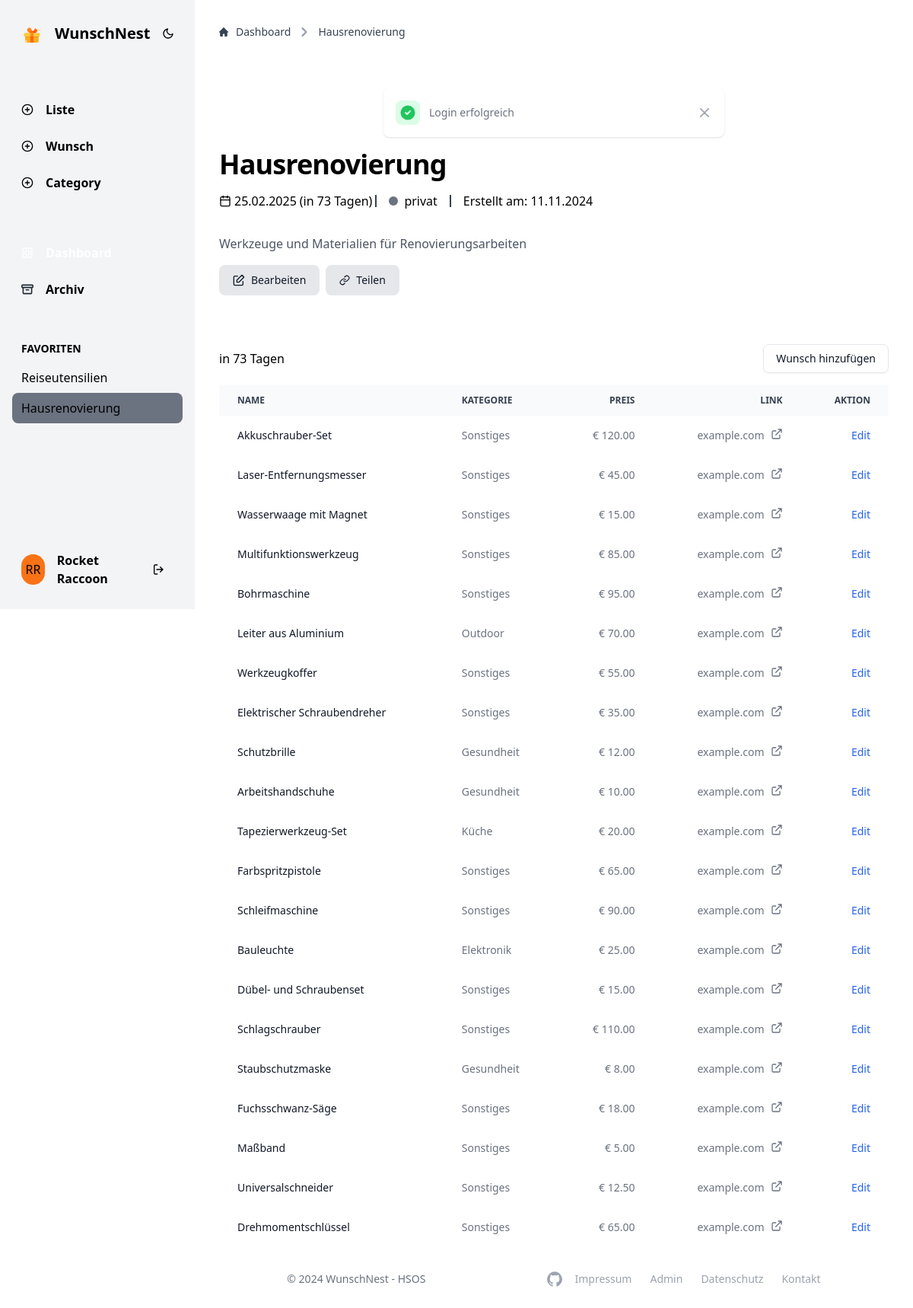
The page /index.php?page=wishlist&wishlist_id=5 (signed in) on the database as committed earlier.
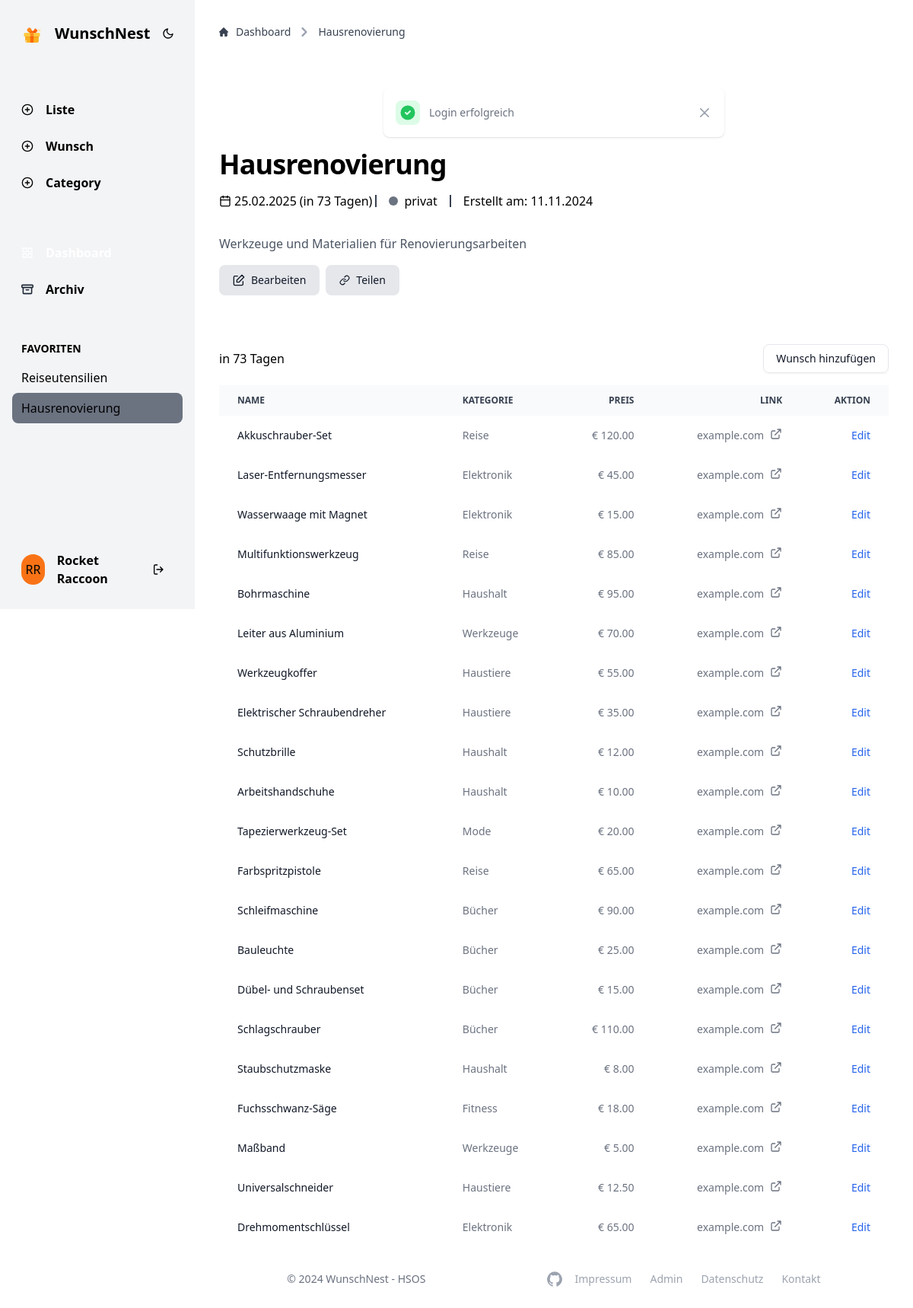
The same page on the database as committed later.
### tables this page shows
CREATE TABLE IF NOT EXISTS wish (
     
    wish_id INT PRIMARY KEY AUTO_INCREMENT,
     
    wishlist_id INT NOT NULL,
     
    name VARCHAR(255) NOT NULL,
     
    price DECIMAL(10, 2) DEFAULT 0.00,
     
    category_id int,
     
    description TEXT,
     
    url VARCHAR(255),
     
    image_url VARCHAR(255),
     
    created_at TIMESTAMP DEFAULT CURRENT_TIMESTAMP,
     
    is_fulfilled BOOLEAN DEFAULT FALSE,
     
    fulfilled_at DATETIME DEFAULT NULL,
     
    fulfilled_by VARCHAR(255),
     
    FOREIGN KEY (wishlist_id) REFERENCES WISHLIST(wishlist_id) ON DELETE CASCADE,
     
    FOREIGN KEY (wishlist_id) REFERENCES WISHLIST(wishlist_id)
);

CREATE TABLE IF NOT EXISTS category (
     
    category_id INT PRIMARY KEY AUTO_INCREMENT,
     
    name VARCHAR(255) NOT NULL,
     
    user_id INT NOT NULL,
     
    FOREIGN KEY (user_id) REFERENCES USERS(user_id) ON DELETE CASCADE
);

### app/controllers/WishlistController.php (called while the page is built, shortened)
<?php
class WishlistController
{
    private $db;
    public function __construct($pdo)
    {
        $this->db = $pdo;
    }
    public function getWishlist($id)
    {
        $stmt = $this->db->prepare("SELECT * FROM wishlist WHERE wishlist_id = :wishlist_id");
        $stmt->bindParam(':wishlist_id', $id);
        $stmt->execute();
        $list = $stmt->fetch();
        $stmt = $this->db->prepare("SELECT COUNT(*) AS count FROM wish WHERE wishlist_id = :wishlist_id");
        $stmt->bindParam(':wishlist_id', $id);
        $stmt->execute();
        $list['wish_count'] = $stmt->fetch()['count'];
        return $list;
    }
}

### app/controllers/WishController.php (called while the page is built, shortened)
<?php
class WishController
{
    private $db;
    public function __construct($pdo)
    {
        $this->db = $pdo;
    }
    public function getWishesByWishlist($wishlistId)
    {
        $stmt = $this->db->prepare("SELECT * FROM WISH WHERE wishlist_id = :wishlist_id");
        $stmt->bindParam(':wishlist_id', $wishlistId);
        $stmt->execute();
        return $stmt->fetchAll();
    }
}

### app/controllers/CategoryController.php (called while the page is built, shortened)
<?php
class CategoryController
{
    private $db;
    public function __construct($pdo)
    {
        $this->db = $pdo;
    }
    public function getCategoryById($categoryId)
    {
        $stmt = $this->db->prepare("SELECT * FROM category WHERE category_id = :category_id");
        $stmt->bindParam(':category_id', $categoryId);
        $stmt->execute();
        return $stmt->fetch();
    }
}

### components/elements/wishlist-table-item.php (the view, shortened to what the changed rows need)
<?php
function wishlistTableItem($name, $category, $price, $link = null)
{
    $template = file_get_contents(BASE_PATH . '/components/templates/wishlist-table-item.html');
    if ($link == null) {
        $link = "";
    } else {
        $parsedUrl = parse_url($link);
        $host = $parsedUrl['host'] ?? '';
        $link = '<a class="hover:text-orange-500 flex gap-2" href="' . $link . '" target="_blank" class="text-blue-600 hover:underline dark:text-blue-500">' . $host . '<svg xmlns="http://www.w3.org/2000/svg" width="16" height="16" viewBox="0 0 24 24" fill="none" stroke="currentColor" stroke-width="2" stroke-linecap="round" stroke-linejoin="round"><g fill="none" fill-rule="evenodd"><path d="M18 14v5a2 2 0 0 1-2 2H5a2 2 0 0 1-2-2V8c0-1.1.9-2 2-2h5M15 3h6v6M10 14L20.2 3.8"/></g></svg></a>';
    }
    $html = str_replace('{{name}}', $name, $template);
    $html = str_replace('{{category}}', $category, $html);
    $html = str_replace('{{price}}', $price, $html);
    $html = str_replace('{{link}}', $link, $html);
    return $html;
}

### app/views/wishlist.php (shortened to what the changed rows need)
<?php
include_once BASE_PATH . '/app/config/database.php';
include_once BASE_PATH . '/app/controllers/WishlistController.php';
include_once BASE_PATH . '/app/controllers/CategoryController.php';
include_once BASE_PATH . '/app/controllers/WishController.php';
$pdo = getDatabaseConnection();
$wishlistController = new WishlistController($pdo);
$categoryController = new CategoryController($pdo);
$wishController = new WishController($pdo);
$wishlist = $wishlistController->getWishlist($_GET['wishlist_id']);
include BASE_PATH . '/components/includes/basic-head.php';
?>
</head>
<body>
    <div class="flex dark:bg-gray-900 dark:text-white">
        <?php
        include BASE_PATH . '/components/includes/dashboard-sidebar.php';
        ?>
        <div class="w-full flex flex-col">
            <div class="mx-auto w-full max-w-screen-xl flex flex-col flex-grow p-8 pb-0">
                <?php
                include BASE_PATH . '/components/elements/dashboard-breadcrumb.php';
                ?>
                <div class="mb-16">
                    <h1 class="text-4xl font-bold tracking-tight mb-4"><?php echo $wishlist['name'] ?></h1>
                </div>
                <div>
                    <table class="w-full text-left text-sm text-gray-500 dark:text-gray-400 rtl:text-right">
                        <thead class="bg-gray-50 text-xs uppercase text-gray-700 dark:bg-gray-700 dark:text-gray-400">
                            <tr>
                                <th scope="col" class="px-6 py-3">
                                    Name
                                </th>
                                <th scope="col" class="px-6 py-3">
                                    Kategorie
                                </th>
                                <th scope="col" class="px-6 py-3 text-right">
                                    Preis
                                </th>
                                <th scope="col" class="px-6 py-3 text-right">
                                    Link
                                </th>
                                <th scope="col" class="px-6 py-3 text-right">
                                    Aktion
                                </th>
                            </tr>
                        </thead>
                        <tbody>
                            <?php
                            $wishlistItems = $wishController->getWishesByWishlist($wishlist['wishlist_id']);
                            include BASE_PATH . '/components/elements/wishlist-table-item.php';
                            foreach ($wishlistItems as $row) {
                                $categoryName = $row['category_id'] ?? "";
                                if (!empty($categoryName)) {
                                    $category = $categoryController->getCategoryByID($categoryName);
                                    $categoryName = $category['name'];
                                }
                                $row['category'] = $categoryName;
                                echo wishlistTableItem($row['name'], $row['category'], $row['price'], $row['url']);
                            }
                            ?>
                        </tbody>
                    </table>
                </div>
            </div>
        </div>
    </div>
</body>
</html>

Rows that differ between the two databases and show on the page:
changed wish: name+price+url "Akkuschrauber-Set Sonstiges € 120.00 Edit" → "Akkuschrauber-Set Reise € 120.00 Edit"
changed wish: name+price+url "Laser-Entfernungsmesser Sonstiges € 45.00 Edit" → "Laser-Entfernungsmesser Elektronik € 45.00 Edit"
changed wish: name+price+url "Wasserwaage mit Magnet Sonstiges € 15.00 Edit" → "Wasserwaage mit Magnet Elektronik € 15.00 Edit"
changed wish: name+price+url "Multifunktionswerkzeug Sonstiges € 85.00 Edit" → "Multifunktionswerkzeug Reise € 85.00 Edit"
changed wish: name+price+url "Bohrmaschine Sonstiges € 95.00 Edit" → "Bohrmaschine Haushalt € 95.00 Edit"
changed wish: name+price+url "Leiter aus Aluminium Outdoor € 70.00 Edit" → "Leiter aus Aluminium Werkzeuge € 70.00 Edit"
changed wish: name+price+url "Werkzeugkoffer Sonstiges € 55.00 Edit" → "Werkzeugkoffer Haustiere € 55.00 Edit"
changed wish: name+price+url "Elektrischer Schraubendreher Sonstiges € 35.00 Edit" → "Elektrischer Schraubendreher Haustiere € 35.00 Edit"
changed wish: name+price+url "Schutzbrille Gesundheit € 12.00 Edit" → "Schutzbrille Haushalt € 12.00 Edit"
changed wish: name+price+url "Arbeitshandschuhe Gesundheit € 10.00 Edit" → "Arbeitshandschuhe Haushalt € 10.00 Edit"
changed wish: name+price+url "Tapezierwerkzeug-Set Küche € 20.00 Edit" → "Tapezierwerkzeug-Set Mode € 20.00 Edit"
changed wish: name+price+url "Farbspritzpistole Sonstiges € 65.00 Edit" → "Farbspritzpistole Reise € 65.00 Edit"
changed wish: name+price+url "Schleifmaschine Sonstiges € 90.00 Edit" → "Schleifmaschine Bücher € 90.00 Edit"
changed wish: name+price+url "Bauleuchte Elektronik € 25.00 Edit" → "Bauleuchte Bücher € 25.00 Edit"
changed wish: name+price+url "Dübel- und Schraubenset Sonstiges € 15.00 Edit" → "Dübel- und Schraubenset Bücher € 15.00 Edit"
changed wish: name+price+url "Schlagschrauber Sonstiges € 110.00 Edit" → "Schlagschrauber Bücher € 110.00 Edit"
changed wish: name+price+url "Staubschutzmaske Gesundheit € 8.00 Edit" → "Staubschutzmaske Haushalt € 8.00 Edit"
changed wish: name+price+url "Fuchsschwanz-Säge Sonstiges € 18.00 Edit" → "Fuchsschwanz-Säge Fitness € 18.00 Edit"
changed wish: name+price+url "Maßband Sonstiges € 5.00 Edit" → "Maßband Werkzeuge € 5.00 Edit"
changed wish: name+price+url "Universalschneider Sonstiges € 12.50 Edit" → "Universalschneider Haustiere € 12.50 Edit"
changed wish: name+price+url "Drehmomentschlüssel Sonstiges € 65.00 Edit" → "Drehmomentschlüssel Elektronik € 65.00 Edit"
